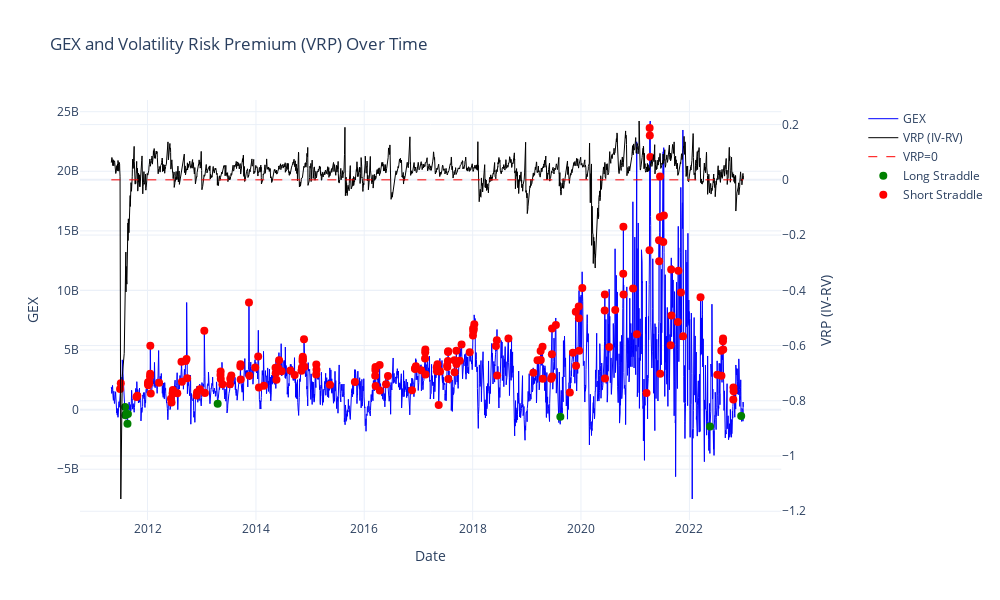

Here is the notebook cell this chart was saved with:
### Code cell
# Create subplots with shared x-axis
fig = make_subplots(specs=[[{"secondary_y": True}]])

# Add GEX trace
fig.add_trace(
    go.Scatter(
        x=df_label['ts'], 
        y=df_label['gex'], 
        name='GEX',
        line=dict(color='blue', width=1)
    ),
    secondary_y=False
)

# Add VRP trace on secondary y-axis
fig.add_trace(
    go.Scatter(
        x=df_label['ts'], 
        y=df_label['VRP'], 
        name='VRP (IV-RV)',
        line=dict(color='black', width=1)
    ),
    secondary_y=True
)

# Add horizontal line at VRP=0
fig.add_trace(
    go.Scatter(
        x=df_label['ts'], 
        y=[0] * len(df_label), 
        name='VRP=0',
        line=dict(color='red', width=1, dash='dash')
    ),
    secondary_y=True
)

# Add scatter points for signal = 1 (long straddle)
long_signals = df_label[df_label['signal'] == 1]
fig.add_trace(
    go.Scatter(
        x=long_signals['ts'],
        y=long_signals['gex'],
        mode='markers',
        name='Long Straddle',
        marker=dict(color='green', size=8, symbol='circle')
    ),
    secondary_y=False
)

# Add scatter points for signal = -1 (short straddle)
short_signals = df_label[df_label['signal'] == -1]
fig.add_trace(
    go.Scatter(
        x=short_signals['ts'],
        y=short_signals['gex'],
        mode='markers',
        name='Short Straddle',
        marker=dict(color='red', size=8, symbol='circle')
    ),
    secondary_y=False
)

# Update layout
fig.update_layout(
    title="GEX and Volatility Risk Premium (VRP) Over Time",
    xaxis_title="Date",
    legend=dict(x=1.05, y=0.99),
    hovermode="x unified",
    template="plotly_white",
    width=1000,
    height=600
)

# Update y-axes titles
fig.update_yaxes(title_text="GEX", secondary_y=False)
fig.update_yaxes(title_text="VRP (IV-RV)", secondary_y=True)

fig.show()

### Figure 1 — Plotly figure (JSON) as saved in the notebook; plotly's stock layout.template omitted (floating-point values rounded to 4 significant figures; data arrays with more than 128 entries replaced by an {"elided": "..."} marker saying what was removed)
{"data": [{"line": {"color": "blue", "width": 1}, "name": "GEX", "type": "scatter", "x": {"elided": "2925 str values"}, "xaxis": "x", "y": {"elided": "2925 float values"}, "yaxis": "y"}, {"line": {"color": "black", "width": 1}, "name": "VRP (IV-RV)", "type": "scatter", "x": {"elided": "2925 str values"}, "xaxis": "x", "y": {"elided": "2925 float values"}, "yaxis": "y2"}, {"line": {"color": "red", "dash": "dash", "width": 1}, "name": "VRP=0", "type": "scatter", "x": {"elided": "2925 str values"}, "xaxis": "x", "y": {"elided": "2925 int values"}, "yaxis": "y2"}, {"marker": {"color": "green", "size": 8, "symbol": "circle"}, "mode": "markers", "name": "Long Straddle", "type": "scatter", "x": ["2011-08-03T00:00:00", "2011-08-05T00:00:00", "2011-08-09T00:00:00", "2011-08-19T00:00:00", "2011-08-22T00:00:00", "2013-04-18T00:00:00", "2019-08-15T00:00:00", "2022-05-20T00:00:00", "2022-12-16T00:00:00"], "xaxis": "x", "y": [224900000.0, -463200000.0, -374600000.0, -1187000000.0, -361900000.0, 503600000.0, -591400000.0, -1408000000.0, -535200000.0], "yaxis": "y"}, {"marker": {"color": "red", "size": 8, "symbol": "circle"}, "mode": "markers", "name": "Short Straddle", "type": "scatter", "x": {"elided": "169 str values"}, "xaxis": "x", "y": {"elided": "169 float values"}, "yaxis": "y"}], "layout": {"height": 600, "hovermode": "x unified", "legend": {"x": 1.05, "y": 0.99}, "title": {"text": "GEX and Volatility Risk Premium (VRP) Over Time"}, "width": 1000, "xaxis": {"anchor": "y", "domain": [0, 0.94], "title": {"text": "Date"}}, "yaxis": {"anchor": "x", "domain": [0, 1], "title": {"text": "GEX"}}, "yaxis2": {"anchor": "x", "overlaying": "y", "side": "right", "title": {"text": "VRP (IV-RV)"}}}}
